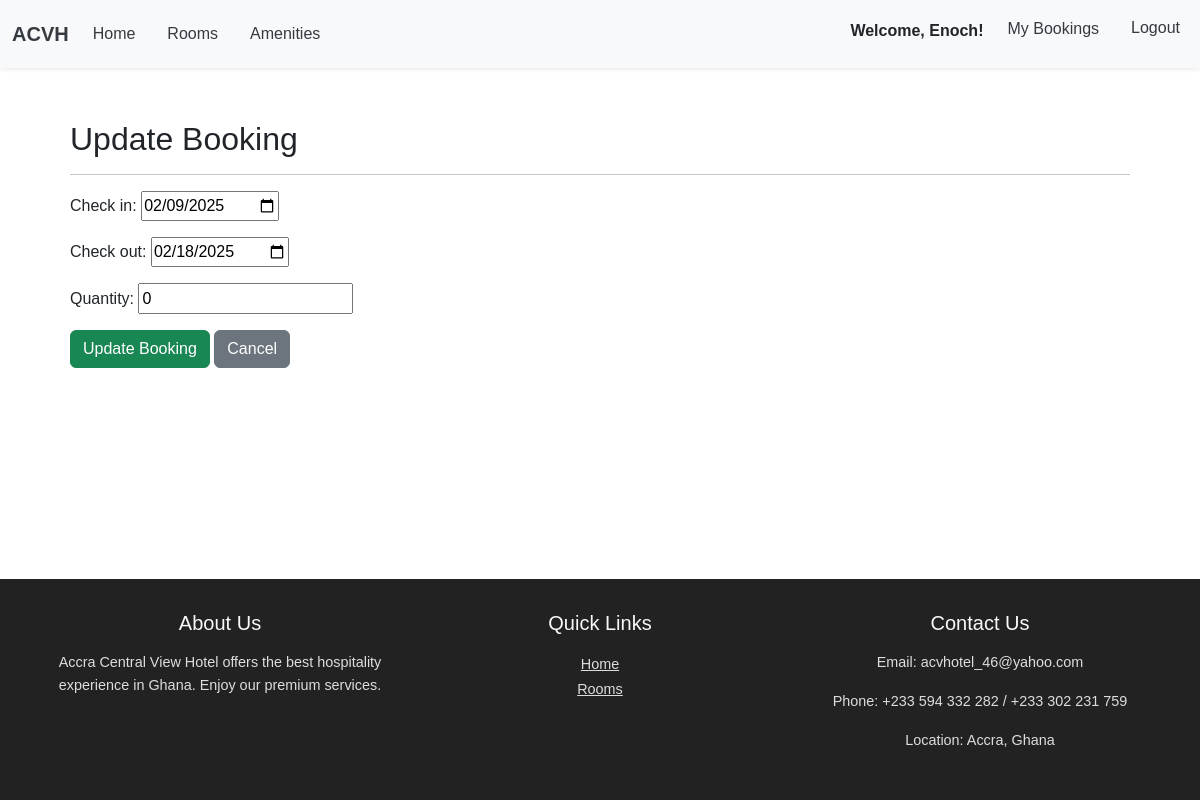
/update_booking/49/ (signed in), run on the app's committed database.
### main/models.py (models this page shows, shortened)
class CustomUser(AbstractUser):
    phone_number = models.CharField(max_length=20)
    address = models.CharField(max_length=100)
    email = models.EmailField(unique=True)
    timestamp = models.DateTimeField(auto_now_add=True)

class Booking(models.Model):
    user = models.ForeignKey(CustomUser, on_delete=models.CASCADE)
    room = models.ForeignKey(Room, on_delete=models.CASCADE)
    check_in = models.DateField()
    check_out = models.DateField()
    quantity = models.PositiveIntegerField(default=1)

### main/views.py (the view)
# urls.py: path('update_booking/<int:booking_id>/', views.update_booking, name='update_booking'),
@login_required
def update_booking(request, booking_id):
    booking = get_object_or_404(Booking, id=booking_id, user=request.user)
    if request.method == 'POST':
        form = BookingForm(request.POST, instance=booking)
        if form.is_valid():
            form.save()
            messages.success(request, "Your booking has been updated successfully.")
            return redirect('booking_list')  # Redirect to the booking list page
    else:
        form = BookingForm(instance=booking)
    return render(request, 'main/update_booking.html', {'form': form, 'booking': booking})

### main/forms.py
class BookingForm(forms.ModelForm):
    class Meta:
        model = Booking
        fields = ('check_in', 'check_out', 'quantity')
    check_in = forms.DateField(
        widget=forms.DateInput(
            attrs={
                'type': 'date',
                'placeholder': 'YYYY-MM-DD'  # Example placeholder
            }
        )
    )
    check_out = forms.DateField(
        widget=forms.DateInput(
            attrs={
                'type': 'date',
                'placeholder': 'YYYY-MM-DD'  # Example placeholder
            }
        )
    )

### main/templates/main/update_booking.html (shortened to what this page needs)
{% extends 'main/base.html' %}
{% load static %}
{% block content %}
<div class="container mt-4">
    <h2>Update Booking</h2>
    <hr>
    <form method="POST">
        {{ form.as_p }}
        <button type="submit" class="btn btn-success">Update Booking</button>
        <a href="{% url 'booking_list' %}" class="btn btn-secondary">Cancel</a>
    </form>
</div>
{% endblock %}

### main/templates/main/base.html (shortened to what this page needs)
{% load static %}
<!DOCTYPE html>
<html lang="en">
<head>
  <link href="https://cdn.jsdelivr.net/npm/bootstrap@5.3.0/dist/css/bootstrap.min.css" rel="stylesheet">
  <link rel="stylesheet" href="https://cdnjs.cloudflare.com/ajax/libs/font-awesome/6.5.1/css/all.min.css">
</head>
<body>
  <div class="container">
    {% if not hide_nav %}
    <nav class="navbar navbar-expand-lg navbar-light bg-light shadow-sm" style="width: 100%; ">
      <div class="container-fluid">
        <a class="navbar-brand fw-bold" href="#">ACVH</a>
        <div class="collapse navbar-collapse" id="navbarNav">
          <ul class="navbar-nav">
            <li class="nav-item"><a class="nav-link active" href="{% url 'home' %}">Home</a></li>
            <li class="nav-item"><a class="nav-link" href="{% url 'rooms' %}">Rooms</a></li>
            <li class="nav-item"><a class="nav-link" href="{% url 'amenities' %}">Amenities</a></li>
          </ul>
          <ul class="navbar-nav ms-auto">
            {% if user.is_authenticated %}
              <li class="nav-item"><p style="font-weight: bold; padding-top: 10px;">Welcome, {{ user.username }}!</p></li>
              <li class="nav-item"><a class="nav-link" href="{% url 'booking_list' %}">My Bookings</a></li>
              <li class="nav-item">
                <form method="post" action="{% url 'logout' %}" style="display: inline;">
                  <button type="submit" class="btn btn-link nav-link">Logout</button>
                </form>
              </li>
            {% else %}
              <li class="nav-item"><a class="nav-link" href="{% url 'login' %}">Login</a></li>
              <li class="nav-item"><a class="nav-link" href="{% url 'register' %}">Register</a></li>
            {% endif %}
          </ul>
        </div>
      </div>
    </nav>
    {% endif %}
    <div class="content">
      <main>
        {% block content %}
        {% endblock %}
      </main>
    </div>
  </div>
  <footer class="footer">
    <div class="container">
      <div class="row">
        <div class="col-md-4 text-center">
          <h5>About Us</h5>
          <p>Accra Central View Hotel offers the best hospitality experience in Ghana. Enjoy our premium services.</p>
        </div>
        <div class="col-md-4 text-center">
          <h5>Quick Links</h5>
          <ul class="list-unstyled">
            <li><a href="{% url 'home' %}">Home</a></li>
            <li><a href="{% url 'rooms' %}">Rooms</a></li>
          </ul>
        </div>
        <div class="col-md-4 text-center">
          <h5>Contact Us</h5>
          <p>Email: acvhotel_46@yahoo.com</p>
          <p>Phone: +233 594 332 282 / +233 302 231 759</p>
          <p>Location: Accra, Ghana</p>
        </div>
      </div>
    </div>
  </footer>
</body>
</html>

### main/templates/main/base.html (style rules this page uses)
body { font-family: Arial, sans-serif; line-height: 1.6; margin: 0; padding: 0; display: flex; flex-direction: column; min-height: 100vh; }
.container { flex: 1; }
nav.navbar { position: fixed; top: 0; z-index: 1050; width: 100%; box-shadow: 0 2px 5px rgba(0, 0, 0, 0.1); left: 0; }
.navbar-brand { font-size: 1.25rem; color: #343a40 !important; }
.navbar-nav .nav-link { color: #343a40 !important; padding: 0.5rem 1rem; }
nav.navbar a.navbar-brand { font-weight: bold; }
.shadow-sm { box-shadow: 0 2px 4px rgba(0, 0, 0, 0.1); }
.navbar-nav { gap: 1rem; }
nav.navbar .navbar-nav { gap: 1rem; }
nav.navbar .navbar-collapse { justify-content: space-between; }
.content { margin-top: 80px; padding: 1rem; }
.footer { background-color: #222; color: #fff; padding: 2rem 0; }
.footer h5 { color: #f9f9f9; margin-bottom: 1rem; }
.footer p, .footer a { font-size: 0.9rem; color: #ddd; }

### data on the page
CustomUser: username "Enoch"
Booking: check_in "02/09/2025", check_out "02/18/2025", quantity "0"
